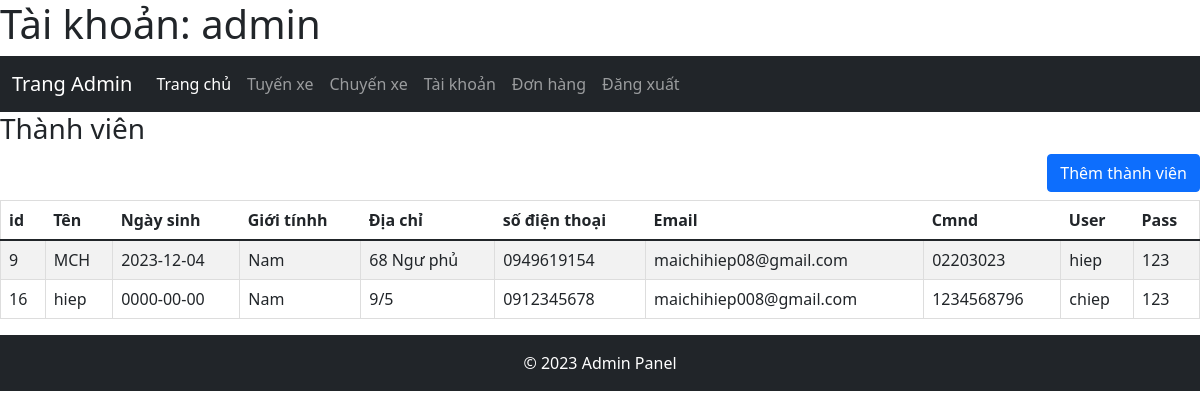
The page /admincp/index.php?act=taikhoan (signed in) on the database its author committed.
### tables this page shows
CREATE TABLE IF NOT EXISTS `khachhang` (
  `id` int NOT NULL AUTO_INCREMENT,
  `tenkh` varchar(255) DEFAULT NULL,
  `ngaysinh` date DEFAULT NULL,
  `gioitinh` varchar(5) DEFAULT NULL,
  `diachi` varchar(255) DEFAULT NULL,
  `sdt` varchar(10) DEFAULT NULL,
  `email` varchar(255) DEFAULT NULL,
  `cmnd` varchar(12) DEFAULT NULL,
  `user` varchar(20) NOT NULL,
  `pass` varchar(20) NOT NULL,
  `role` tinyint(1) NOT NULL,
  PRIMARY KEY (`id`)
);

### config/admin.php (called while the page is built, shortened)
<?php
function getall_user()
{
  $conn = connectdb();
  $stmt = $conn->prepare("SELECT * FROM khachhang");
  $stmt->execute();
  $kq = $stmt->fetchAll();
  return $kq;
}
?>

### admincp/view/taikhoan.php (the view, shortened to what this page needs)
<div class="main-content">
                <h3 class="title-page">
                    Thành viên
                </h3>
                <div class="d-flex justify-content-end">
                    <a href="index.php?act=users_add" class="btn btn-primary mb-2">Thêm thành viên</a>
                </div>
                <table class="table table-striped">
    <thead>
                <tr>
        <th>id</th>
        <th>Tên</th>
        <th>Ngày sinh</th>
        <th>Giới tínhh</th>
        <th>Địa chỉ </th>
        <th>số điện thoại</th>
        <th>Email</th>
        <th>Cmnd</th>
        <th>User</th>
        <th>Pass</th>
      </tr>
    </thead>
    <tbody>
      <?php
      if (isset($kq) && count($kq) > 0) {
        foreach ($kq as $dm) {
          echo '
          <tr>
            <td>' . $dm['id'] . '</td>
            <td>' . $dm['tenkh'] . '</td>
            <td>' . $dm['ngaysinh'] . '</td>
            <td>' . $dm['gioitinh'] . '</td>
            <td>' . $dm['diachi'] . '</td>
            <td>' . $dm['sdt'] . '</td>
            <td>' . $dm['email'] . '</td>
            <td>' . $dm['cmnd'] . '</td>
            <td>' . $dm['user'] . '</td>
            <td>' . $dm['pass'] . '</td>
          </tr>';
        }
      }
      ?>
    </tbody>
  </table>
            </div>

### admincp/view/style.css (style rules this page uses)
.table { border: 1px solid #ddd; border-collapse: collapse; }
.table tr td { border: 1px solid #ddd; }

### rows shown on the page
khachhang: id "9", tenkh "MCH", ngaysinh "2023-12-04", gioitinh "Nam", diachi "68 Ngư phủ", sdt "0949619154", email "maichihiep08@gmail.com", cmnd "02203023", user "hiep", pass "123"
khachhang: id "16", tenkh "hiep", ngaysinh "0000-00-00", gioitinh "Nam", diachi "9/5", sdt "0912345678", email "maichihiep008@gmail.com", cmnd "1234568796", user "chiep", pass "123"
